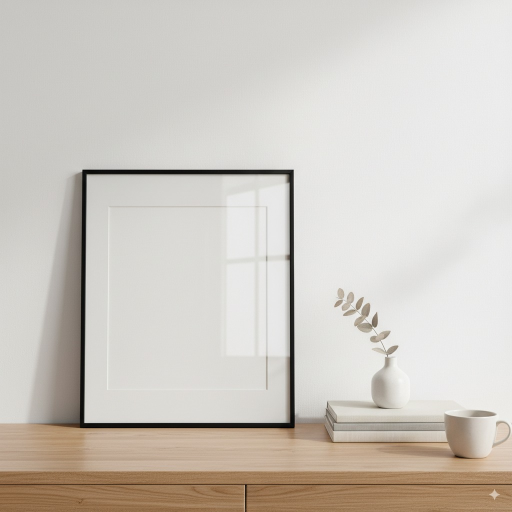
#> input picture mockup_templates/8x10_print_on_table_in_11x14_frame_with_matt.jpeg, 1024 x 1024 px, found by its file name (shown at 1/2 size)
$ python create_mockup_v3.py
#> lines starting #> are read from the running program, lines starting #| are printed output that depends on the picture; pictures that were not available may be replaced by others from this repository, and a replacement may not be noted
from dataclasses import dataclass
from typing import List, Tuple, Optional
from PIL import Image, ImageOps, ImageFilter, ImageDraw

# ---------- math helpers ----------
def _find_coeffs(pa: List[Tuple[float,float]], pb: List[Tuple[float,float]]):
    # Solve homography (dest->src) for PIL.Image.transform
    A = []
    for (x, y), (u, v) in zip(pa, pb):
        A.extend([
            [x, y, 1, 0, 0, 0, -u*x, -u*y, -u],
            [0, 0, 0, x, y, 1, -v*x, -v*y, -v],
        ])
    # Simple Gauss-Jordan on 8x8 (use floats)
    m = len(A); n = 9
    # augment
    for i, row in enumerate(A):
        A[i] = [float(c) for c in row]
    # RREF
    r = 0
    for c in range(n):
        if r >= m: break
        pivot = None
        for i in range(r, m):
            if abs(A[i][c]) > 1e-9: pivot = i; break
        if pivot is None: continue
        A[r], A[pivot] = A[pivot], A[r]
        div = A[r][c]
        A[r] = [x/div for x in A[r]]
        for i in range(m):
            if i != r and abs(A[i][c]) > 1e-9:
                factor = A[i][c]
                A[i] = [a - factor*b for a,b in zip(A[i], A[r])]
        r += 1
    # last column are solutions
    coeffs = [A[i][8] for i in range(8)]
    return coeffs

def _axis_aligned(c):
    (x0,y0),(x1,y1),(x2,y2),(x3,y3)=c
    return abs(y0-y1)<1e-3 and abs(y2-y3)<1e-3 and abs(x0-x3)<1e-3 and abs(x1-x2)<1e-3

# ---------- template spec ----------
@dataclass
class Slot:
    # corners normalized to template width/height, clockwise from top-left
    corners_norm: List[Tuple[float,float]]
    fit: str = "contain"      # 'contain' or 'cover'
    keyline_px: int = 0       # 0 disables
    bleed_px: int = 0         # expand (+) or inset (-) before paste
    use_perspective: Optional[bool] = None  # None = auto

@dataclass
class TemplateSpec:
    path: str
    overlay_path: Optional[str] = None  # PNG with frame/glass on top
    slots: List[Slot] = None

# ---------- core ----------
def compose_mockup(spec: TemplateSpec, art_path: str, out_path: str):
#> called with out_path = 'final_mockup_test_5.jpg'
    base = ImageOps.exif_transpose(Image.open(spec.path)).convert("RGBA")
    W, H = base.size
#> W = 1024; H = 1024
    comp = base.copy()

    for slot in spec.slots:
        art = ImageOps.exif_transpose(Image.open(art_path)).convert("RGBA")
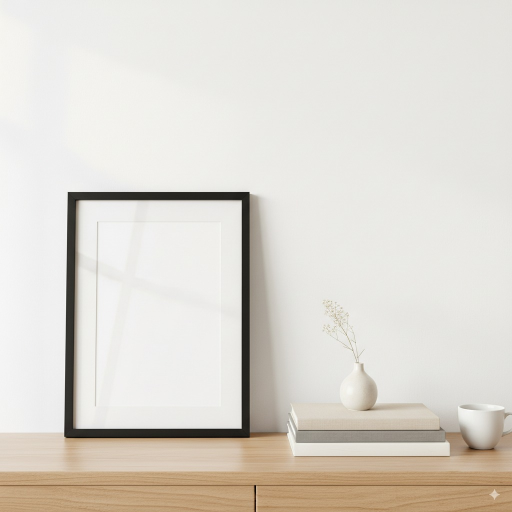
#> input picture mockup_templates/11x14_1_frame_on_table.jpeg, 1024 x 1024 px, given in place of _border-color-FFFFFF_font-Merriweather_title-display-yes.png, which was not available (shown at 1/2 size)

        # corners in pixels
        dest = [(int(u*W), int(v*H)) for (u,v) in slot.corners_norm]
        # auto vs forced perspective
        persp = _axis_aligned(dest) is False if slot.use_perspective is None else slot.use_perspective
#> persp = False

        if persp:
            # perspective warp
            src = [(0,0),(art.width,0),(art.width,art.height),(0,art.height)]
            coeffs = _find_coeffs(dest, src)
            warped = art.transform((W,H), Image.PERSPECTIVE, coeffs, Image.Resampling.LANCZOS)
            comp = Image.alpha_composite(comp, warped)
        else:
            # fast path (axis-aligned rectangle)
            minx = min(p[0] for p in dest); maxx = max(p[0] for p in dest)
#> after `minx = min((p[0] for p in dest))`: minx = 292
#> after `maxx = max((p[0] for p in dest))`: maxx = 709
            miny = min(p[1] for p in dest); maxy = max(p[1] for p in dest)
#> after `miny = min((p[1] for p in dest))`: miny = 553
#> after `maxy = max((p[1] for p in dest))`: maxy = 1038
            box_w = maxx - minx; box_h = maxy - miny
#> after `box_w = maxx - minx`: box_w = 417
#> after `box_h = maxy - miny`: box_h = 485

            if slot.fit == "contain":
                resized = ImageOps.contain(art, (box_w, box_h), Image.Resampling.LANCZOS)
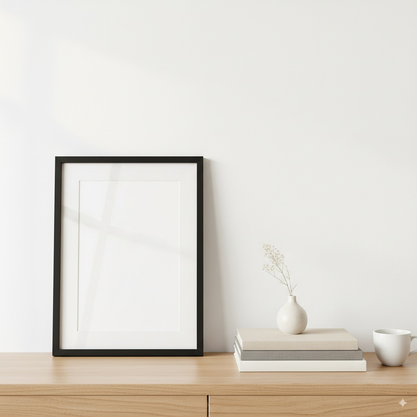
#> resized: PIL image 417x417 RGBA; mean R, G, B, A 220.8, 216.2, 208.4, 255
                # center into box, then crop/letterbox if needed
                canvas = Image.new("RGBA", (box_w, box_h), (0,0,0,0))
#> canvas: PIL image 417x485 RGBA; every value is 0
                ox = (box_w - resized.width)//2
#> ox = 0
                oy = (box_h - resized.height)//2
#> oy = 34
                canvas.paste(resized, (ox, oy))
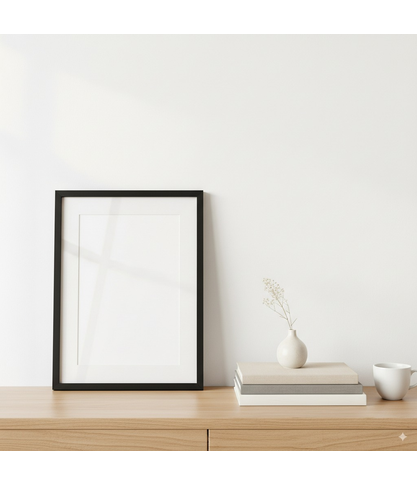
#> canvas: PIL image 417x485 RGBA; mean R, G, B, A 189.9, 185.9, 179.2, 219.2; transparent parts drawn white
                paste_img = canvas
            else:  # cover
                paste_img = ImageOps.fit(art, (box_w, box_h), Image.Resampling.LANCZOS, centering=(0.5,0.5))

            if slot.bleed_px:
                # expand/shrink before paste
                paste_img = ImageOps.expand(paste_img, border=abs(slot.bleed_px), fill=(0,0,0,0))
                minx -= slot.bleed_px; miny -= slot.bleed_px

            # sharpen tiny type a bit
            paste_img = paste_img.filter(ImageFilter.UnsharpMask(radius=1.1, percent=80, threshold=2))

            comp.alpha_composite(paste_img, (minx, miny))
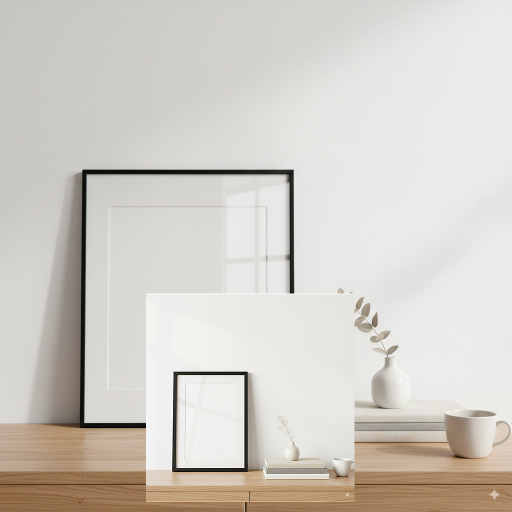
#> comp: PIL image 1024x1024 RGBA (shown at 1/2 size); mean R, G, B, A 210, 205.4, 198.6, 255

            # optional keyline
            if slot.keyline_px > 0:
                draw = ImageDraw.Draw(comp)
                inset = slot.keyline_px//2
                draw.rectangle([minx+inset, miny+inset, maxx-inset, maxy-inset],
                               outline=(210,210,210,255), width=slot.keyline_px)

    if spec.overlay_path:
        overlay = ImageOps.exif_transpose(Image.open(spec.overlay_path)).convert("RGBA")
        if overlay.size != (W,H): overlay = overlay.resize((W,H), Image.Resampling.LANCZOS)
        comp = Image.alpha_composite(comp, overlay)

    comp.convert("RGB").save(out_path, "JPEG", quality=92, subsampling=1, optimize=True)

# ---------- example ----------
spec = TemplateSpec(
    path="/Users/johnmikedidonato/Projects/TheShapesOfStories/mockup_templates/8x10_print_on_table_in_11x14_frame_with_matt.jpeg",
    overlay_path=None,  # e.g. ".../8x10_table_overlay.png"
    slots=[
        Slot(
            # your coords normalized (219,415)-(532,779) on a 768x768 preview would be:
            corners_norm=[(219/768,415/768),(532/768,415/768),(532/768,779/768),(219/768,779/768)],
            fit="contain",
            keyline_px=1,
            bleed_px=0,
            use_perspective=None,  # auto
        )
    ]
)

artwork_path = '/Users/johnmikedidonato/Library/CloudStorage/GoogleDrive-johnmike@theshapesofstories.com/My Drive/data/story_shapes/title-for-whom-the-bell-tolls_protagonist-robert-jordan_product-print_size-8x10_line-type-char_background-color-#3B4A3B_font-color-#F3F0E8_border-color-FFFFFF_font-Merriweather_title-display-yes.png'
compose_mockup(spec, artwork_path, "final_mockup_test_5.jpg")
